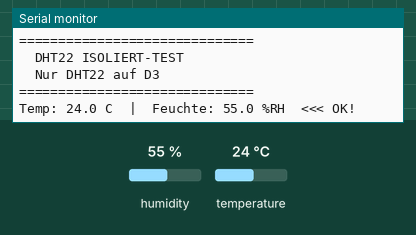
Recording of a sketch running on a simulated Arduino Nano, built with avr-gcc and run on an emulated ATmega328P. On the bench: the last lines printed to the serial monitor. The inputs (shaded band) are chosen by the test bench; at power-on: humidity 55 %, temperature 24 °C.

Above: at 3.2 s.
3.3 s: humidity set to 22 %
At 5.5 s:
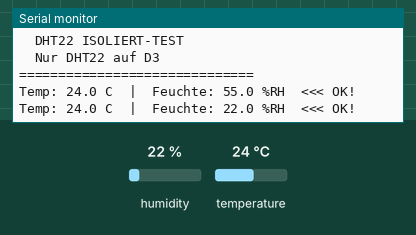
7.1 s: temperature set to 12 °C
At 9.2 s:
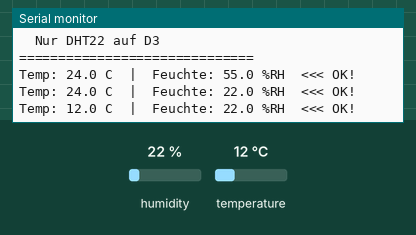
10.9 s: humidity set to 40 %
At 11.7 s:
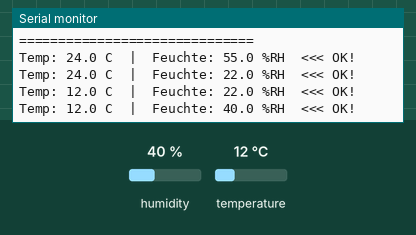
Timing chart, 0 to 13.9 s (numbered marks = the images above; inputs shaded):
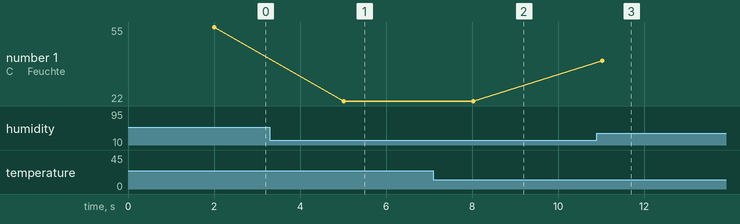

Measured:
- after the input at 3.3 s, the serial monitor: prints a new line after 1.7 s (image 1)
- after the input at 7.1 s, the serial monitor: prints a new line after 0.92 s (image 2)
- after the input at 10.9 s, the serial monitor: prints a new line after 0.13 s (image 3)
- plotted number 1: 22 → 40 after the input at 10.9 s

The sketch:

dht22_isoliert_test.ino
```cpp
// ============================================
// DHT22 Isoliert-Test
// NUR der DHT22 auf D3, sonst NICHTS
// ============================================
//
// DHT22/AM2302 (4 Pins, Gitter zu dir):
//  Pin 1 (links)  → 5V direkt am Nano
//  Pin 2          → D3 direkt am Nano
//  Pin 3          → NICHT VERBINDEN
//  Pin 4 (rechts) → GND direkt am Nano
//
// Pull-Up: 4.7kΩ zwischen Pin 2 und Pin 1
// (oder zwischen D3 und 5V am Nano)
//

#include <DHT.h>

#define DHT_PIN 3
DHT dht(DHT_PIN, DHT22);

void setup() {
  Serial.begin(115200);
  delay(2000);

  dht.begin();

  Serial.println();
  Serial.println(F("=============================="));
  Serial.println(F("  DHT22 ISOLIERT-TEST"));
  Serial.println(F("  Nur DHT22 auf D3"));
  Serial.println(F("=============================="));
  Serial.println();
}

void loop() {
  float h = dht.readHumidity();
  float t = dht.readTemperature();

  if (isnan(h) || isnan(t)) {
    Serial.println(F("NaN — Sensor antwortet nicht"));
  } else {
    Serial.print(F("Temp: "));
    Serial.print(t, 1);
    Serial.print(F(" C  |  Feuchte: "));
    Serial.print(h, 1);
    Serial.println(F(" %RH  <<< OK!"));
  }

  delay(3000);
}
```
